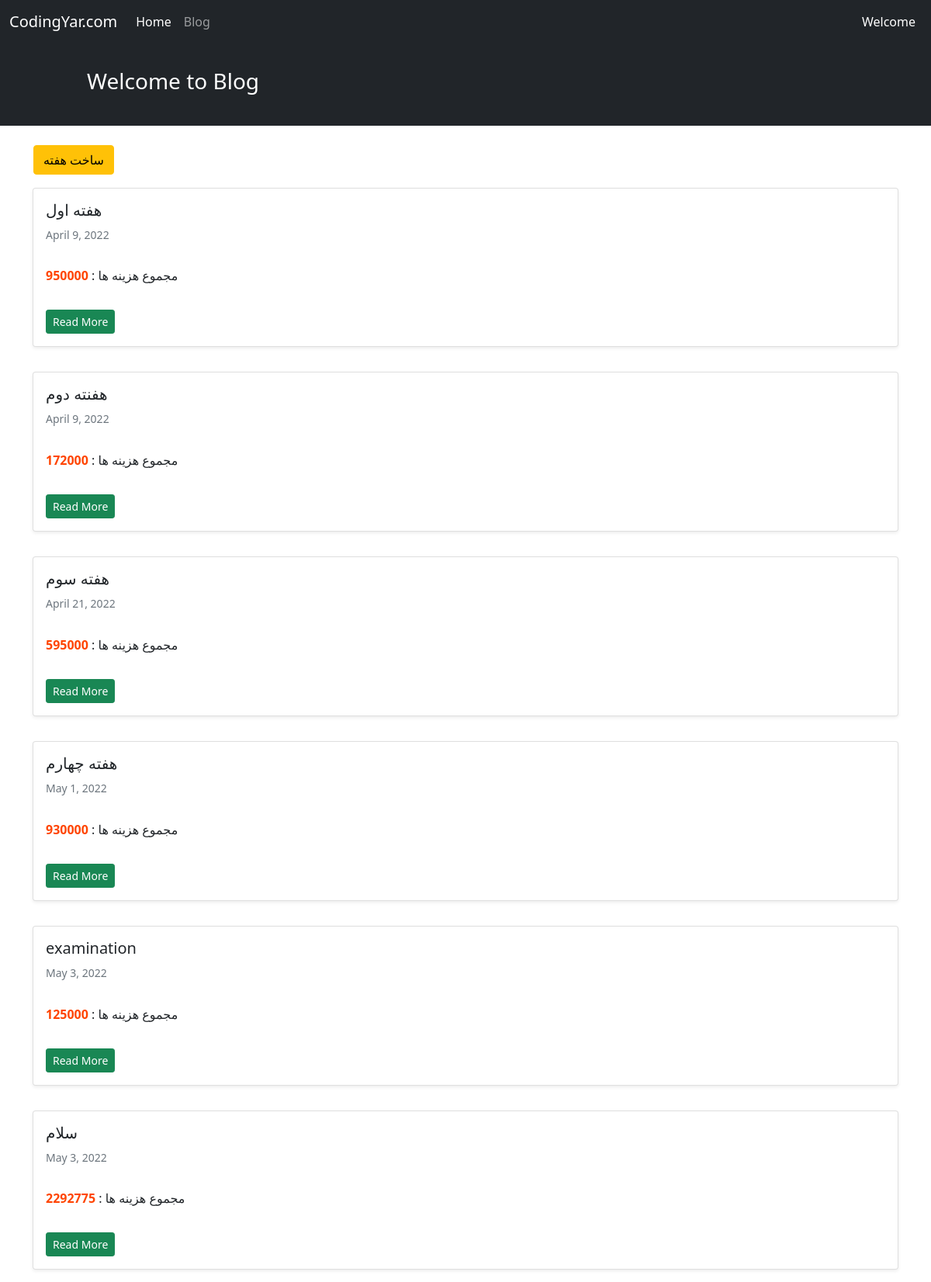
/, run on an earlier commit of the app's database.
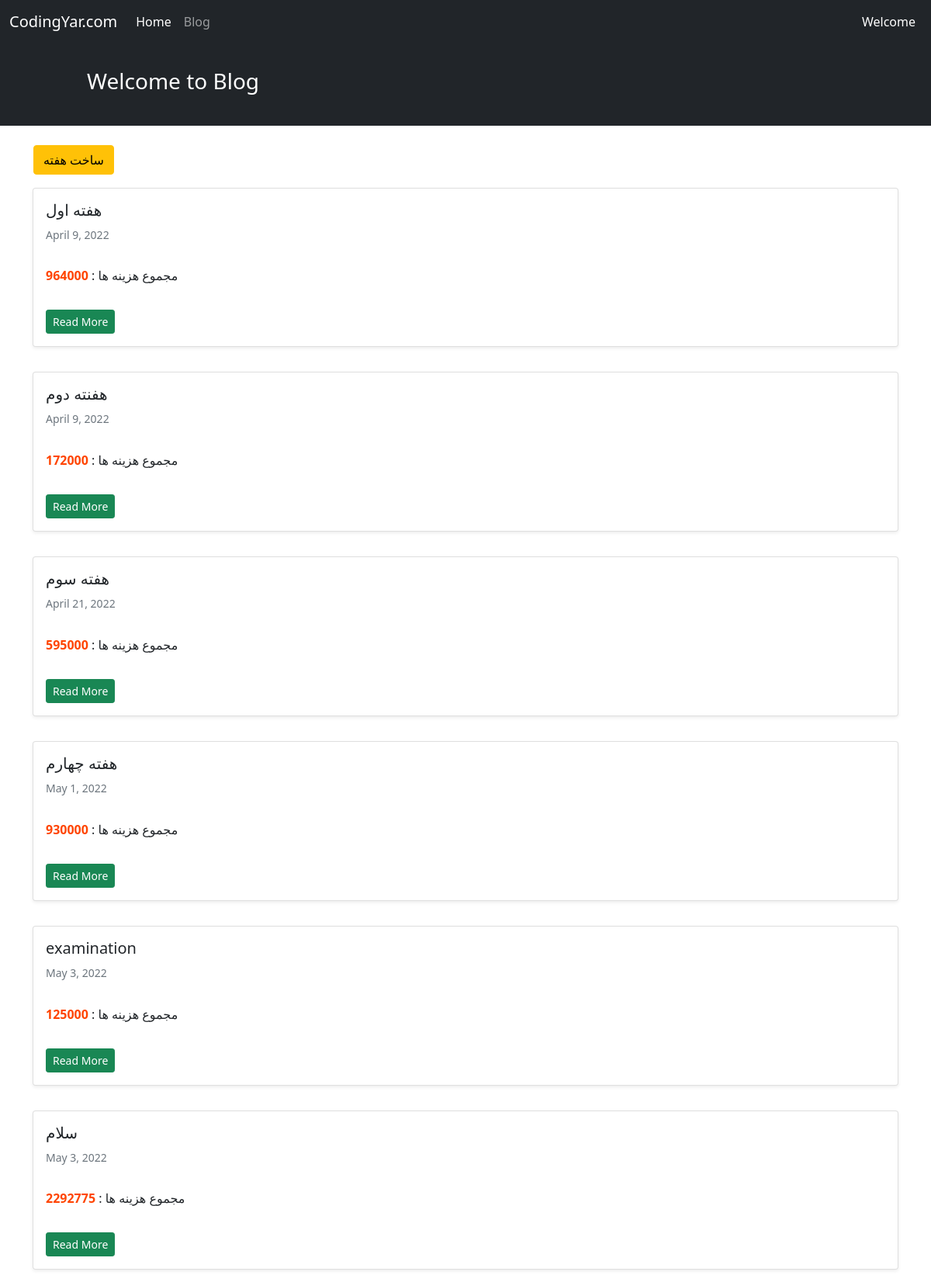
And on a later commit of the database.
### hesab/models.py (models this page shows, shortened)
class Week(models.Model):
    STATUS = (('yes', 'yes'), ('no', 'no'))
    name = models.CharField(max_length=100)
    date_create = models.DateField(auto_now_add=True)
    sum = models.IntegerField(default=0)
    status = models.CharField(choices=STATUS, max_length=100, default='no')
    date = models.DateTimeField(auto_now_add=True)

### hesab/views.py (the view)
# urls.py: path('', views.WeekList.as_view(), name='week_list'),
class WeekList(generic.ListView):
    model = Week
    template_name = 'hesab/week_list.html'
    context_object_name = 'week_list'
    ordering = ['-date']

### hesab/templates/hesab/week_list.html (shortened to what this page needs)
{% extends '_base.html' %}
{% block content %}
    <div class="container mt-4">
        <div class="row">
            <div class="col-md-4">
                <a class="btn btn-warning" type="submit" href="{% url 'create_week' %}" style="margin: 1px">
                    ساخت هفته</a>
            </div>
            {% for week in week_list %}
                <div class="col-md-12">
                    <div class="card shadow-sm my-3">
                        <div class="card-body">
                            <h5 class="card-title">{{ week.name }}</h5>
                            <h6 class="card-subtitle mb-2 text-muted small py-2">{{ week.date_create }}</h6>
                            <p class="card-text py-3">
                                مجموع هزینه ها : <b style="color: orangered">{{ week.sum }}</b>
                            </p>
                            <a class="btn btn-sm btn-success" href="{% url 'week_details' week.id %}">Read More
                            </a>
                        </div>
                    </div>
                </div>
            {% endfor %}
            </div>
        </div>
{% endblock content %}

What changed in the data, as far as the page shows it:
changed Week "هفته اول": sum "950000" → "964000"
